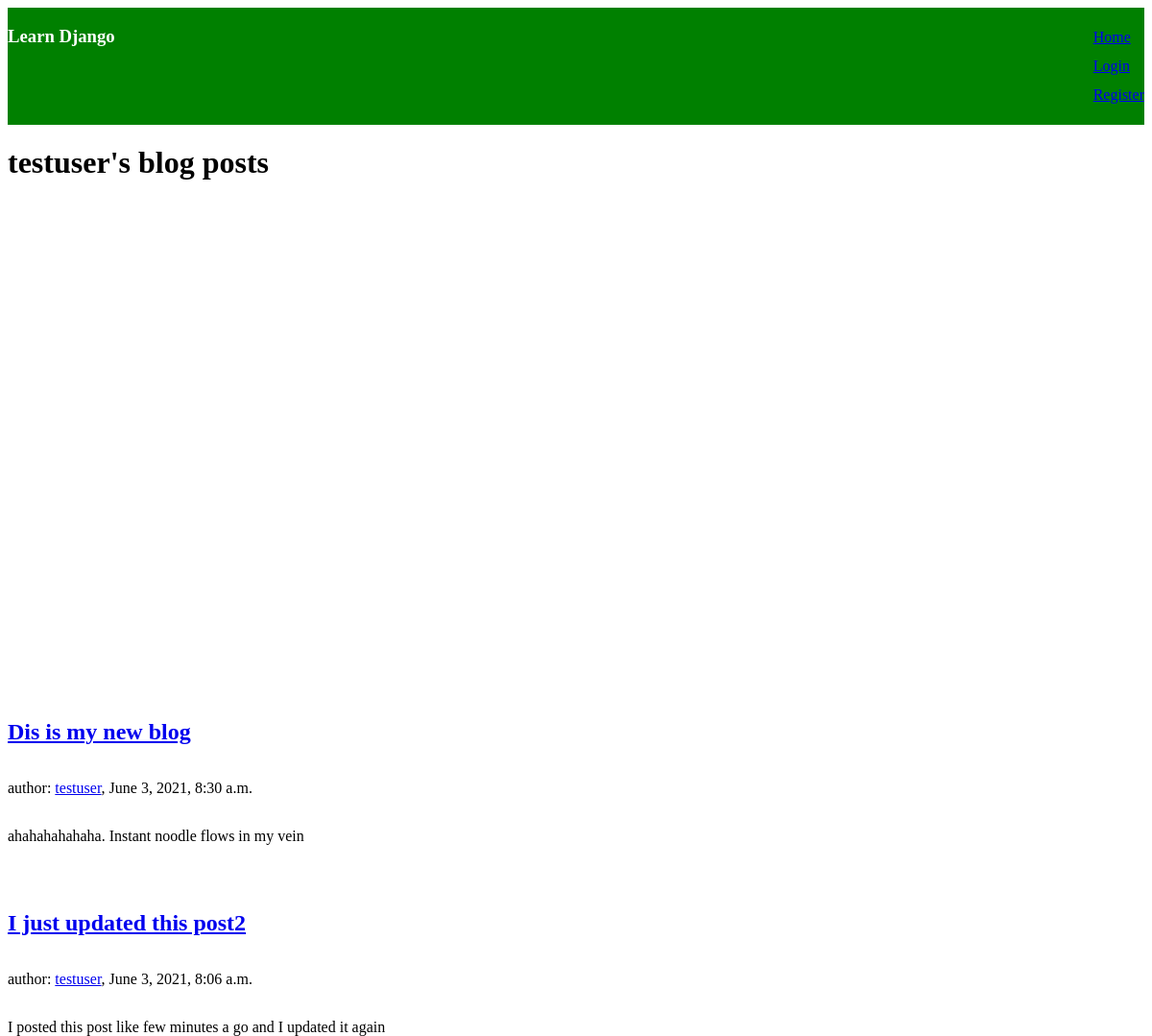
The app's page /user/testuser, older data.
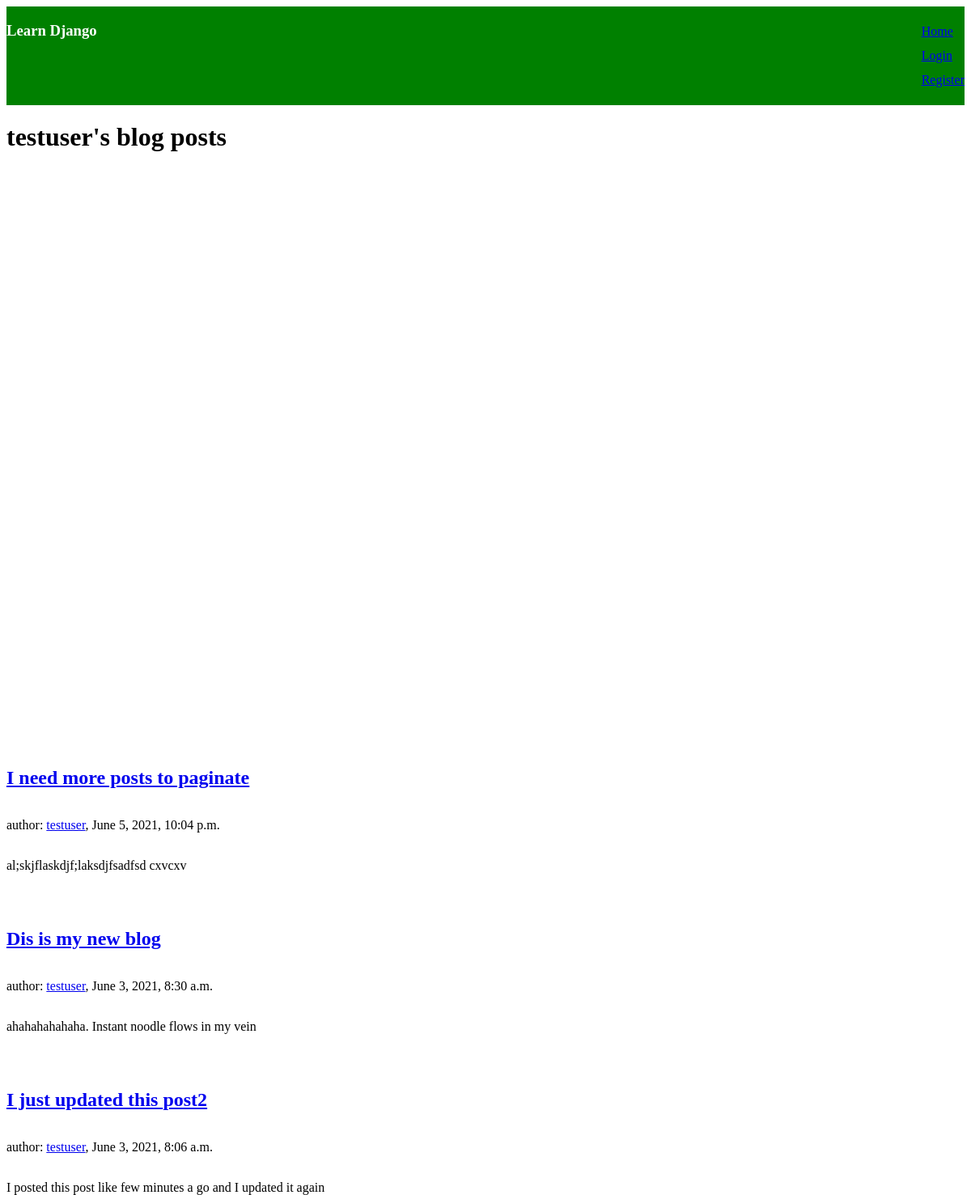
The same page, newer data.
### blog/models.py (models this page shows, shortened)
class Post(models.Model):
    title = models.CharField(max_length=100)
    content = models.TextField()
    date_posted = models.DateTimeField(default=timezone.now)
    author = models.ForeignKey(User, on_delete=models.CASCADE)

### blog/views.py (the view)
# urls.py: path('user/<str:username>', UserPostListView.as_view(), name='user-posts'),
class UserPostListView(ListView):
    model = Post
    template_name = 'blog/user_posts.html'
    context_object_name = 'posts'
    paginate_by = 4
    def get_queryset(self):
        user = get_object_or_404(User, username=self.kwargs.get('username'))
        return Post.objects.filter(author=user).order_by('-date_posted')

### blog/templates/blog/user_posts.html (shortened to what this page needs)
{% extends "blog/base.html" %}
{% block content %}
<h1>{{ view.kwargs.username }}'s blog posts</h1>
    {% for post in posts %}
    <h2><a href="{% url 'post-detail' post.id %}">{{ post.title }}</a></h1>
    <p>author: <a href="{% url 'user-posts' post.author.username %}">{{ post.author }}</a>, {{ post.date_posted }} </p>
        <p>{{ post.content }}<p>
    {% endfor %}
{% endblock content %}

Row changes from the older to the newer data that the page shows:
added Post: title "I need more posts to paginate", author "testuser", date_posted "June 5, 2021, 10:04 p.m.", content "al;skjflaskdjf;laksdjfsadfsd cxvcxv"
